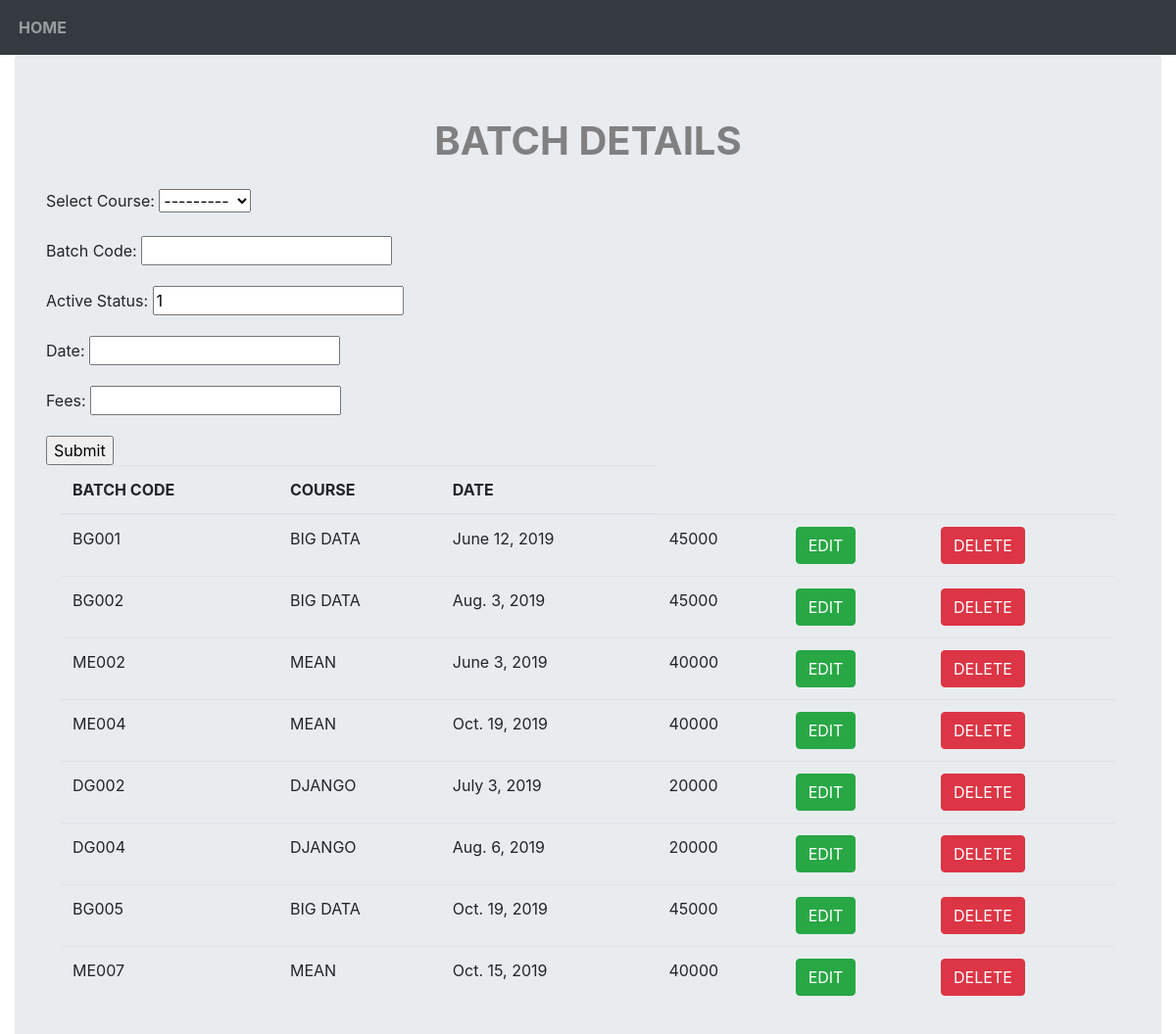
Screenshot of /addbatch with the database file from the repository.
### app1/models.py (models this page shows)
class Batch(models.Model):
    Select_Course=models.ForeignKey(Course,on_delete=models.CASCADE)
    Batch_Code=models.CharField(max_length=150,unique=True)
    Active_Status=models.IntegerField(default=1)
    Date=models.DateField()
    Fees=models.CharField(max_length=190)
    def __str__(self):
        return self.Batch_Code

class Course(models.Model):
    Course_Name=models.CharField(max_length=150,unique=True)
    def __str__(self):
        return self.Course_Name

### app1/views.py (the view)
# urls.py: path("addbatch",views.batchreg,name='batch'),
def batchreg(request):
    obj=RegBatch()
    ba=Batch.objects.all()
    dict={"obj":obj,"ba":ba}
    if request.method=='POST':
        rec=RegBatch(request.POST)
        if rec.is_valid():
            rec.save(commit=True)
    return render(request,"app1/addbatch.html",dict)

### app1/forms.py
class RegBatch(forms.ModelForm):
    class Meta:
        model=Batch
        fields='__all__'

### app1/templates/app1/addbatch.html (shortened to what this page needs)
<!DOCTYPE html>
{% extends "app1/base.html"%}
    {% block body_block%}
    <link rel="stylesheet" href="https://stackpath.bootstrapcdn.com/bootstrap/4.3.1/css/bootstrap.min.css">
<div class="jumbotron">
    <blockquote class="blockquote text-center">
<h1 class="ex1">BATCH DETAILS</h1>
    </blockquote>
    <form method="post">
        {{obj.as_p}}
        <input type="submit" value="Submit">
    </form>
    <div class="container"style="margin top">
        <table class="table">
            <thead>
    <tr>
      <th scope="col">BATCH CODE</th>
      <th scope="col">COURSE</th>
      <th scope="col">DATE</th>
    </tr>
  </thead>
            <tbody>
            {%for rec in ba%}
            <tr scope="row">
                <td>{{rec}}</td>
                <td>{{rec.Select_Course}}</td>
                <td>{{rec.Date}}</td>
                <td>{{rec.Fees}}</td>
                <td><a class="btn btn-success" href="{%url 'app1:editb' rec.id%}" role="button">EDIT</a></td>
                <td><a class="btn btn-danger" href="{% url 'app1:deleteb' rec.id%}" role="button">DELETE</a></td>
            </tr>
            {%endfor%}
            </tbody>
        </table>
    </div>
</div>
{%endblock%}

### app1/templates/app1/addbatch.html (style rules this page uses)
.ex1 { margin-bottom: 25px; color:grey; font-weight:bold; }

### rows the page displays
Batch: Batch_Code "BG001", Select_Course "BIG DATA", Date "June 12, 2019", Fees "45000"
Batch: Batch_Code "BG002", Select_Course "BIG DATA", Date "Aug. 3, 2019", Fees "45000"
Batch: Batch_Code "ME002", Select_Course "MEAN", Date "June 3, 2019", Fees "40000"
Batch: Batch_Code "ME004", Select_Course "MEAN", Date "Oct. 19, 2019", Fees "40000"
Batch: Batch_Code "DG002", Select_Course "DJANGO", Date "July 3, 2019", Fees "20000"
Batch: Batch_Code "DG004", Select_Course "DJANGO", Date "Aug. 6, 2019", Fees "20000"
Batch: Batch_Code "BG005", Select_Course "BIG DATA", Date "Oct. 19, 2019", Fees "45000"
Batch: Batch_Code "ME007", Select_Course "MEAN", Date "Oct. 15, 2019", Fees "40000"
